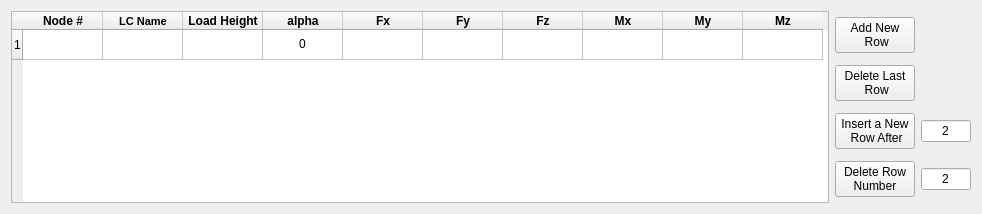
          <widget class="QWidget" name="Def_Point_Loads">
           <attribute name="title">
            <string>Define Point Loads</string>
           </attribute>
           <layout class="QHBoxLayout" name="horizontalLayout_7">
            <item>
             <widget class="QTableWidget" name="Point_load_table">
              <property name="minimumSize">
               <size>
                <width>818</width>
                <height>0</height>
               </size>
              </property>
              <property name="autoFillBackground">
               <bool>false</bool>
              </property>
              <property name="dragDropMode">
               <enum>QAbstractItemView::DragDrop</enum>
              </property>
              <property name="alternatingRowColors">
               <bool>true</bool>
              </property>
              <attribute name="horizontalHeaderCascadingSectionResizes">
               <bool>true</bool>
              </attribute>
              <attribute name="horizontalHeaderDefaultSectionSize">
               <number>80</number>
              </attribute>
              <attribute name="horizontalHeaderMinimumSectionSize">
               <number>80</number>
              </attribute>
              <row>
               <property name="text">
                <string>1</string>
               </property>
              </row>
              <column>
               <property name="text">
                <string>Node #</string>
               </property>
               <property name="font">
                <font>
                 <weight>75</weight>
                 <bold>true</bold>
                </font>
               </property>
              </column>
              <column>
               <property name="text">
                <string>LC Name</string>
               </property>
               <property name="font">
                <font>
                 <pointsize>8</pointsize>
                 <weight>75</weight>
                 <bold>true</bold>
                 <kerning>true</kerning>
                </font>
               </property>
              </column>
              <column>
               <property name="text">
                <string>Load Height</string>
               </property>
               <property name="font">
                <font>
                 <weight>75</weight>
                 <bold>true</bold>
                </font>
               </property>
              </column>
              <column>
               <property name="text">
                <string>alpha</string>
               </property>
               <property name="font">
                <font>
                 <weight>75</weight>
                 <bold>true</bold>
                </font>
               </property>
              </column>
              <column>
               <property name="text">
                <string>Fx</string>
               </property>
               <property name="font">
                <font>
                 <weight>75</weight>
                 <bold>true</bold>
                </font>
               </property>
              </column>
              <column>
               <property name="text">
                <string>Fy</string>
               </property>
               <property name="font">
                <font>
                 <weight>75</weight>
                 <bold>true</bold>
                </font>
               </property>
              </column>
              <column>
               <property name="text">
                <string>Fz</string>
               </property>
               <property name="font">
                <font>
                 <weight>75</weight>
                 <bold>true</bold>
                </font>
               </property>
              </column>
              <column>
               <property name="text">
                <string>Mx</string>
               </property>
               <property name="font">
                <font>
                 <weight>75</weight>
                 <bold>true</bold>
                </font>
               </property>
              </column>
              <column>
               <property name="text">
                <string>My</string>
               </property>
               <property name="font">
                <font>
                 <weight>75</weight>
                 <bold>true</bold>
                </font>
               </property>
              </column>
              <column>
               <property name="text">
                <string>Mz</string>
               </property>
               <property name="font">
                <font>
                 <weight>75</weight>
                 <bold>true</bold>
                </font>
               </property>
              </column>
              <item row="0" column="2">
               <property name="text">
                <string/>
               </property>
              </item>
              <item row="0" column="3">
               <property name="text">
                <string>0</string>
               </property>
               <property name="textAlignment">
                <set>AlignHCenter|AlignVCenter|AlignCenter</set>
               </property>
              </item>
             </widget>
            </item>
            <item>
             <layout class="QGridLayout" name="gridLayout_11">
              <item row="1" column="0">
               <widget class="QPushButton" name="Delete_last_row_point_load">
                <property name="minimumSize">
                 <size>
                  <width>0</width>
                  <height>0</height>
                 </size>
                </property>
                <property name="maximumSize">
                 <size>
                  <width>200</width>
                  <height>16777215</height>
                 </size>
                </property>
                <property name="text">
                 <string>Delete Last 
 Row</string>
                </property>
               </widget>
              </item>
              <item row="3" column="0">
               <widget class="QPushButton" name="Delete_new_row_button_point_load">
                <property name="maximumSize">
                 <size>
                  <width>150</width>
                  <height>16777215</height>
                 </size>
                </property>
                <property name="text">
                 <string>Delete Row 
Number</string>
                </property>
               </widget>
              </item>
              <item row="2" column="0">
               <widget class="QPushButton" name="Insert_new_row_button_point_load">
                <property name="enabled">
                 <bool>true</bool>
                </property>
                <property name="maximumSize">
                 <size>
                  <width>150</width>
                  <height>16777215</height>
                 </size>
                </property>
                <property name="text">
                 <string>Insert a New 
 Row After</string>
                </property>
               </widget>
              </item>
              <item row="0" column="0">
               <widget class="QPushButton" name="Add_new_row_point_load">
                <property name="maximumSize">
                 <size>
                  <width>200</width>
                  <height>16777215</height>
                 </size>
                </property>
                <property name="text">
                 <string>Add New
 Row</string>
                </property>
               </widget>
              </item>
              <item row="2" column="1">
               <widget class="QLineEdit" name="Inser_number_point_load">
                <property name="maximumSize">
                 <size>
                  <width>50</width>
                  <height>16777215</height>
                 </size>
                </property>
                <property name="layoutDirection">
                 <enum>Qt::LeftToRight</enum>
                </property>
                <property name="text">
                 <string>2</string>
                </property>
                <property name="alignment">
                 <set>Qt::AlignCenter</set>
                </property>
               </widget>
              </item>
              <item row="3" column="1">
               <widget class="QLineEdit" name="Delete_number_point_load">
                <property name="maximumSize">
                 <size>
                  <width>50</width>
                  <height>16777215</height>
                 </size>
                </property>
                <property name="text">
                 <string>2</string>
                </property>
                <property name="alignment">
                 <set>Qt::AlignCenter</set>
                </property>
               </widget>
              </item>
             </layout>
            </item>
           </layout>
          </widget>
